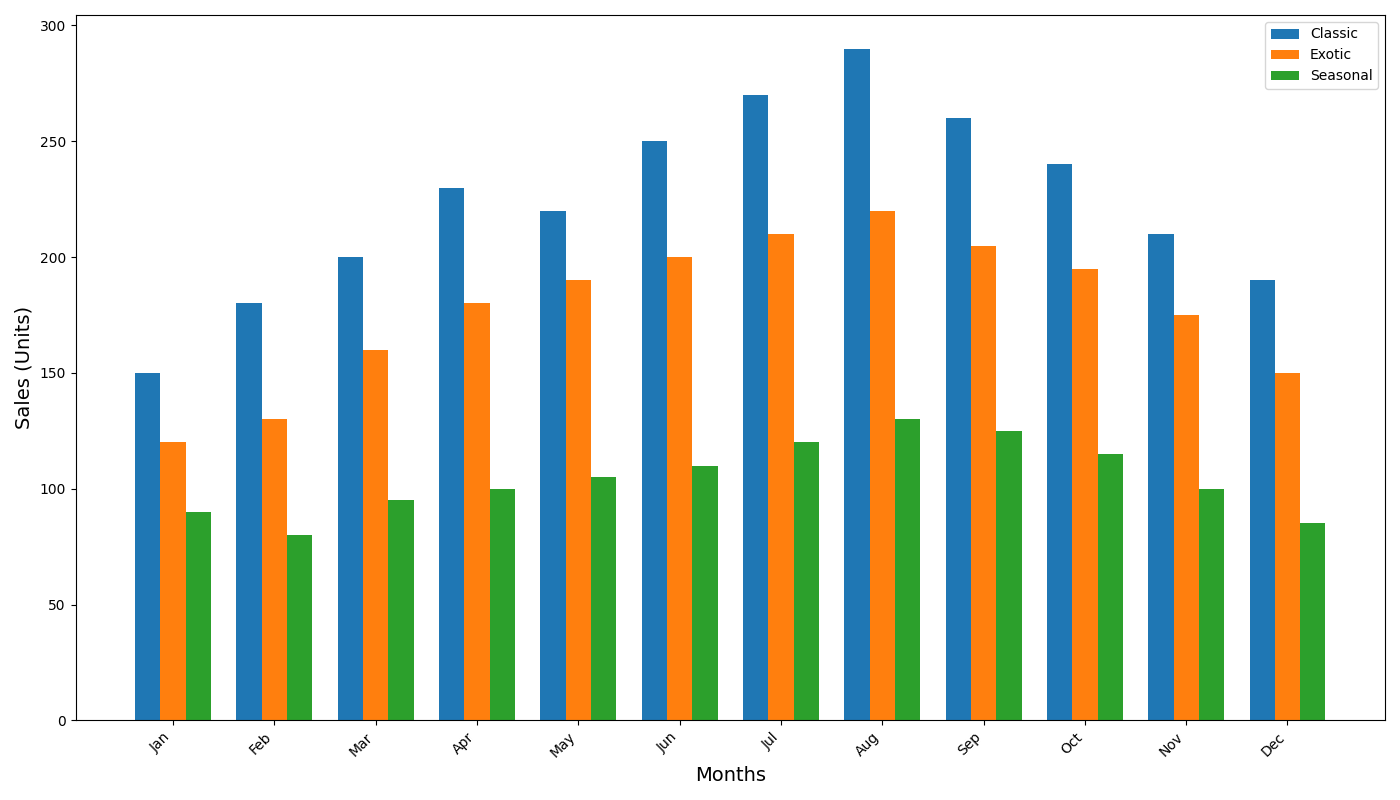

Generate this figure with Python:
import matplotlib.pyplot as plt
import numpy as np

months = ["Jan", "Feb", "Mar", "Apr", "May", "Jun",
          "Jul", "Aug", "Sep", "Oct", "Nov", "Dec"]

classic_sales = np.array([150, 180, 200, 230, 220, 250, 270, 290, 260, 240, 210, 190])
exotic_sales = np.array([120, 130, 160, 180, 190, 200, 210, 220, 205, 195, 175, 150])
seasonal_sales = np.array([90, 80, 95, 100, 105, 110, 120, 130, 125, 115, 100, 85])

x = np.arange(len(months))
width = 0.25

fig, ax = plt.subplots(figsize=(14, 8))

ax.bar(x - width, classic_sales, width, label='Classic', color='#1f77b4')
ax.bar(x, exotic_sales, width, label='Exotic', color='#ff7f0e')
ax.bar(x + width, seasonal_sales, width, label='Seasonal', color='#2ca02c')

ax.set_xlabel('Months', fontsize=14)
ax.set_ylabel('Sales (Units)', fontsize=14)
ax.set_xticks(x)
ax.set_xticklabels(months, rotation=45, ha='right')
ax.legend()

plt.tight_layout()
plt.show()
